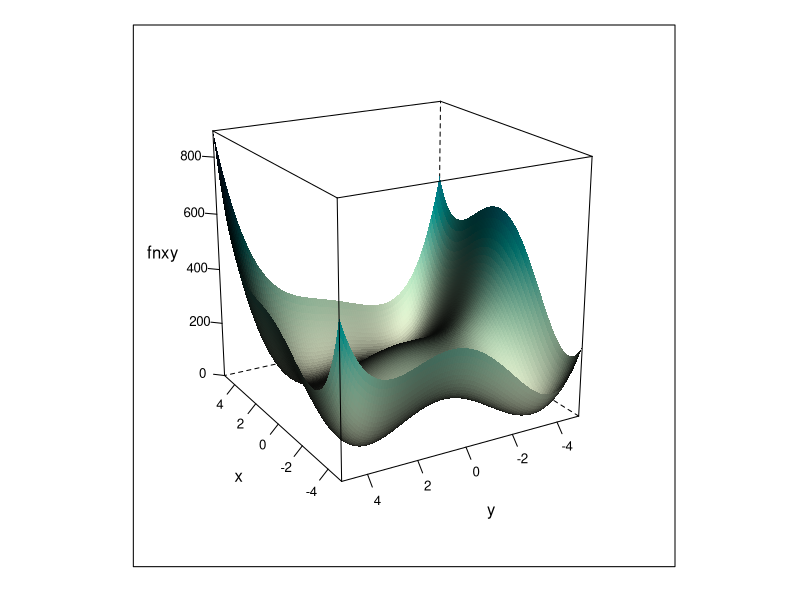

Recreate this plot in R.
fn <- function(para)
{# Vector of the parameters
  matrix.A <- matrix(para, ncol=2) 
  x <- matrix.A[,1] 
  y <- matrix.A[,2] 
  f.x <- (x^2+y-11)^2+(x+y^2-7)^2
  return(f.x)
}
  
par <- c(1,1)

xy <- as.matrix(expand.grid(seq(-5,5,length = 101),seq(-5,5,length = 101)))
colnames(xy) <- c("x", "y")
df <- data.frame(fnxy = fn(xy), xy)

library(lattice) 

wireframe(fnxy ~ x*y, data = df, shade = TRUE, drape=FALSE,
          scales = list(arrows = FALSE),
          screen = list(z=-240, x=-70, y=0))



